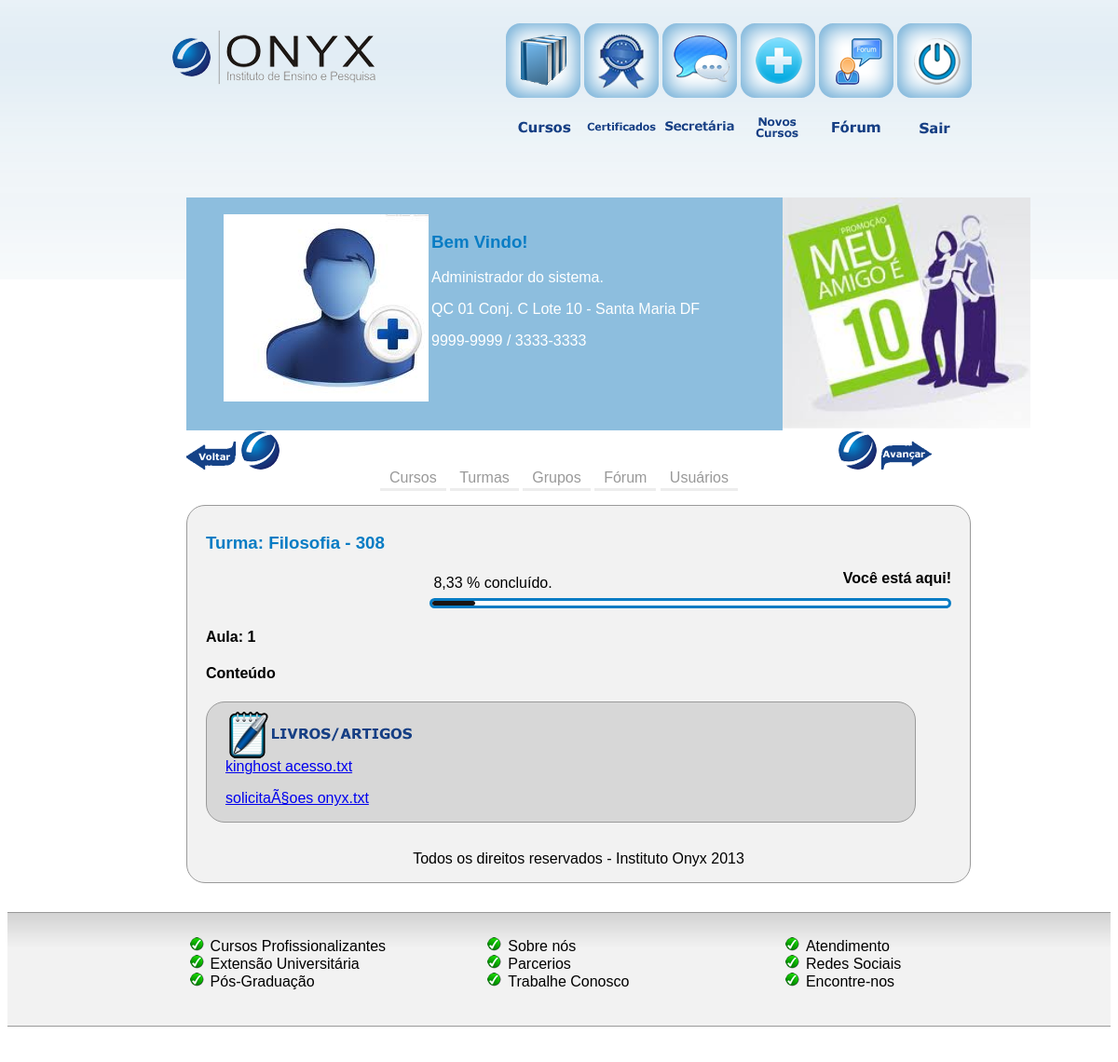
The page /adm/turma/conteudo.php?turma=2&aula=1 (signed in) on the database its author committed.
### tables this page shows
CREATE TABLE IF NOT EXISTS `turma` (
  `id` int(5) NOT NULL AUTO_INCREMENT,
  `nome` varchar(255) NOT NULL,
  `quantidade` int(5) NOT NULL,
  `dataInicio` date NOT NULL,
  `nome_pasta` varchar(255) NOT NULL,
  `observacao` text NOT NULL,
  `qtd_mod` int(5) NOT NULL,
  `validade` int(5) NOT NULL,
  `ativo` int(5) NOT NULL,
  `validadeModulo` int(5) NOT NULL,
  `descricao` text NOT NULL,
  `ementa` text NOT NULL,
  `valor` varchar(255) NOT NULL,
  `dataCadastro` datetime NOT NULL DEFAULT CURRENT_TIMESTAMP,
  PRIMARY KEY (`id`)
);

CREATE TABLE IF NOT EXISTS `turma_usuario` (
  `id` int(5) NOT NULL AUTO_INCREMENT,
  `usuario_id` int(5) NOT NULL,
  `turma_id` int(5) NOT NULL,
  `aula_atual` int(5) NOT NULL,
  PRIMARY KEY (`id`)
);

### adm/turma/conteudo.php (the view, shortened to what this page needs)
<?php
include("../header.php");
?>
<div id="conteudo_curso">
<?php
	$turma_id =$_GET['turma'];
	$usuario_id=$_SESSION['UsuarioID'];;
	$aula_id = $_GET['aula'];
  $consulta = mysql_query("select * from turma_usuario where usuario_id=".$usuario_id." and turma_id=".$turma_id."");
  $row=mysql_fetch_array($consulta);
  $aula_atual = $row['aula_atual'];
	  $resultado = mysql_query("select * from turma where id=".$turma_id."");
    $row = mysql_fetch_array($resultado);
    $path = $row['nome_pasta']."/".$aula_id."/";
    $porcetagem = 100;
    $aula_total = $row['qtd_mod'];
    echo "<h3>Turma: ".$row['nome']."</h3>";
  $aula = ($aula_atual*($porcetagem)) / ($aula_total);
  echo "<div id='direita' align='right'>";
  echo "<h4 class='aqui'>Você está aqui!</h4>";
  echo "<div id='progressbar_box' align='left'>&nbsp;".number_format($aula, 2, ',', '')." % concluído.";
  echo "<div id='progressbar100' style='width=100%'>";
  echo "
  <div id='progressbar' style='width:".$aula."%;'> &nbsp;
  </div>";
  echo "</div>";
  echo "</div>";
  echo "</div>";
  echo "<h4>Aula: ".$aula_id."</h4>";
  echo "<h4>Conteúdo </h4>";
  $i=1;
  if($files = glob($path."/*.{pdf,txt,doc,epub,docx}",GLOB_BRACE)){
    echo "<div id='sombra_curso'>";
      echo "<img src='../imagens/icone/pdf.png' /> <br />";
      foreach($files as $file) {
        $i++;
        if (!is_dir($file)){
          echo "<form method='POST' name='forme".$i."' action='turma/mostra.php'>";
          echo '<a href="javascript:enviar_formulario'.$i.'();">'.basename($file).'</a>';
          echo "</form>";
        }
      }
      echo "</div>";
      }else{
}
    ?>
   <p align="center">Todos os direitos reservados - Instituto Onyx 2013</p>
</div>
<?php include("../footer.php"); ?>

### adm/css/style-adm.css (style rules this page uses)
body { font-family: Arial; background: url(../../imagens/topo-adm.png)repeat-x;height: 300px;width: auto; font-size: 16px; }
#conteudo_curso { width: 100%;height: auto;float: left;border-radius: 1em;margin: 0 0 0 0;-moz-border-radius: 20px;-webkit-border-radius: 20px;border-radius: 20px;background-color: #F2F2F2;border-color: #9A9A9A;border-width: thin; border-style: solid;padding: 10px 20px 0 20px; text-align: justify; }
#sombra_curso { width: 90%;height: auto;float: left; border-radius: 1em;margin: 0 0 0 0;-moz-border-radius: 20px;-webkit-border-radius: 20px;border-radius: 20px;background-color: #D7D7D7;border-color: #9A9A9A;border-width: thin; border-style: solid;padding: 10px 20px 0 20px; text-align: justify;margin: 0 0 30px 0; }
h3 { color: #077CC4; }
h4 { color: #000000; }
#progressbar_box { width: 70%;margin: -20px 0 0 0;line-height: 200%; }
#progressbar100 { background-color: #ffffff;border-width: medium; border-style: solid; border-color: #077CC4;-moz-border-radius: 100px;-webkit-border-radius: 100px;border-radius: 100px; color: #FFFFFF;height: 5px; }
#progressbar { background-color: #1A1412;-moz-border-radius: 100px;-webkit-border-radius: 100px;border-radius: 100px;height: 5px; }
.aqui { margin: 0; }

### rows shown on the page
turma: nome "Filosofia - 308", nome_pasta "kinghost acesso.txt", nome_pasta "solicitaÃ§oes onyx.txt"
turma_usuario: aula_atual.qtd_mod "8,33"

### other values the page prints
$aula_id "1"
